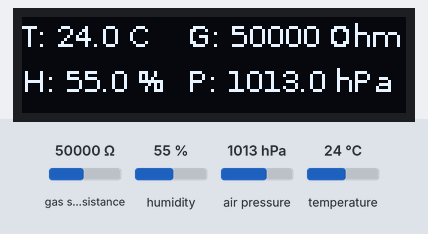
The program below on a simulated Raspberry Pi (BCM pin numbers). On the bench: 128×32 one-colour display. Inputs (shaded band) come from the test bench; at power-on: gas sensor resistance 50000 Ω, humidity 55 %, air pressure 1013 hPa, temperature 24 °C. The clock reads 2024-03-15 10:24:30 at power-on unless the program sets it; files the program writes start out absent; databases and web services accept everything at once and return nothing; what the program prints to the terminal is not drawn.

Above: at 0.1 s.

The program:

main.py
```python
from datetime import datetime
from time import sleep
import logging
import board

from influxdb import InfluxDBClient
from influxdb.exceptions import InfluxDBServerError
import adafruit_bme680
import adafruit_ssd1306
from PIL import Image, ImageDraw, ImageFont


logging.basicConfig(filename='bme680.log', level=logging.DEBUG)


def configure_bme680():
    i2c = board.I2C()
    return adafruit_bme680.Adafruit_BME680_I2C(i2c) # address=int(0x77)


def fetch_sensor_readings(sensor, sensor_name, value_names):

    return {
        ".".join([sensor_name, value_name]): getattr(sensor, value_name) for value_name in value_names
    }


def configure_display():
    i2c = board.I2C()
    display = adafruit_ssd1306.SSD1306_I2C(128, 32, i2c)
    display.fill(0)
    display.show()
    return display


def update_display(display, values):

    image = Image.new("1", (display.width, display.height))
    font = ImageFont.truetype("/usr/share/fonts/truetype/dejavu/DejaVuSans.ttf", 10)

    draw = ImageDraw.Draw(image)
    draw.rectangle((0, 0, display.width, display.height), outline=0, fill=0)
    draw.text((0, 0), f"T: {values['bme680.temperature']:.1f} C", font=font, fill=255)
    draw.text((55, 15), f"P: {values['bme680.pressure']:.1f} hPa ", font=font, fill=255)
    draw.text((0, 15), f"H: {values['bme680.humidity']:.1f} %", font=font, fill=255)
    draw.text((55, 0), f"G: {values['bme680.gas']:d} Ohm", font=font, fill=255)
    display.image(image)
    display.show()


if __name__ == "__main__":

    sensor = configure_bme680()
    display = configure_display()
    idb = InfluxDBClient(host='influxdb', port=8086)

    while True:

        values = fetch_sensor_readings(
            sensor,
            "bme680",
            ["temperature", "humidity", "pressure", "gas"]
        )

        ts = datetime.now()
        print(ts, " | ".join([f"{v:10.2f}" for v in values.values()]))
        logging.info(",".join([ts.isoformat()] + [str(v) for v in values.values()]))

        data = {
            "measurement": "lakkegata.office",
            "time": ts.isoformat(),
            "fields": values
        }

        try:
            idb.write_points([data], database="skeletor.sensors")
        except InfluxDBServerError as e:
            logging.error('InfluxDB Error: {}'.format(e))

        update_display(display, values)
        sleep(30)
```
